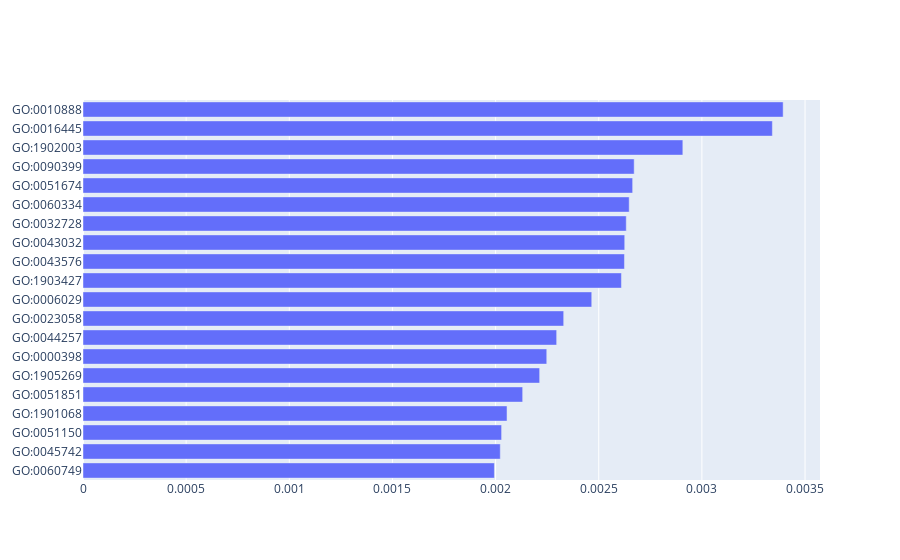

The notebook cell saved with this chart:
### Code cell
labels_brca = np.flip(np.array(leaves)[torch.argsort(layer0_brca_attr.cpu(), descending=True)][:20])

sankey_node_fullname_brca = go_name_converter(labels_brca, go_dag)

fig = go.Figure(go.Bar(
            x=layer0_brca_attr[torch.argsort(layer0_brca_attr.cpu(), descending=True)][:20].cpu().flip(0),
            y=labels_brca,
            customdata=sankey_node_fullname_brca,
            hovertemplate = "%{y}: %{customdata}<extra></extra>",
            orientation='h'))

fig.write_html("BRCA_barplot_level0.html")
fig.show()

### Figure 1 — Plotly figure (JSON) as saved in the notebook; plotly's stock layout.template omitted (floating-point values rounded to 4 significant figures)
{"data": [{"customdata": ["mammary gland alveolus development", "positive regulation of epidermal growth factor receptor signaling pathway", "regulation of smooth muscle cell differentiation", "guanosine-containing compound metabolic process", "modulation by host of symbiont process", "positive regulation of chromatin organization", "mRNA splicing, via spliceosome", "protein catabolic process", "adaptation of signaling pathway", "proteoglycan metabolic process", "negative regulation of reactive oxygen species biosynthetic process", "regulation of respiratory gaseous exchange", "positive regulation of macrophage activation", "positive regulation of interferon-beta production", "regulation of type II interferon-mediated signaling pathway", "localization of cell", "replicative senescence", "regulation of amyloid-beta formation", "somatic diversification of immunoglobulins", "negative regulation of lipid storage"], "hovertemplate": "%{y}: %{customdata}<extra></extra>", "orientation": "h", "type": "bar", "x": [0.001994, 0.002023, 0.002029, 0.002055, 0.002131, 0.002214, 0.002248, 0.002296, 0.00233, 0.002466, 0.00261, 0.002625, 0.002626, 0.002633, 0.002648, 0.002664, 0.002672, 0.002908, 0.003342, 0.003394], "y": ["GO:0060749", "GO:0045742", "GO:0051150", "GO:1901068", "GO:0051851", "GO:1905269", "GO:0000398", "GO:0044257", "GO:0023058", "GO:0006029", "GO:1903427", "GO:0043576", "GO:0043032", "GO:0032728", "GO:0060334", "GO:0051674", "GO:0090399", "GO:1902003", "GO:0016445", "GO:0010888"]}], "layout": {"autosize": true, "xaxis": {"autorange": true, "range": [0, 0.003573], "type": "linear"}, "yaxis": {"autorange": true, "range": [-0.5, 19.5], "type": "category"}}}
